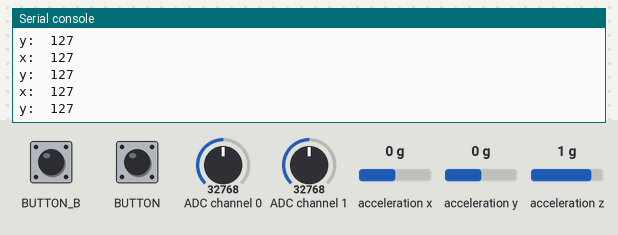
Simulated run of this program. Board: Raspberry Pi Pico running CircuitPython. Parts: the last lines printed to the serial console. The inputs (shaded band) are chosen by the test bench; at power-on: ADC channel 0 = 32768, ADC channel 1 = 32768, BUTTON_B HIGH, acceleration x 0 g, acceleration y 0 g, acceleration z 1 g (analog values on the 0–65535 scale). USB keyboard and mouse output is not drawn.

Above: at 1.4 s.
1.5 s: ADC channel 0 set to 45874
At 2.4 s:
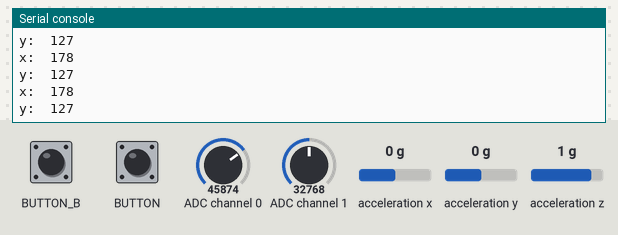
3.0 s: ADC channel 1 set to 1966
At 3.5 s:
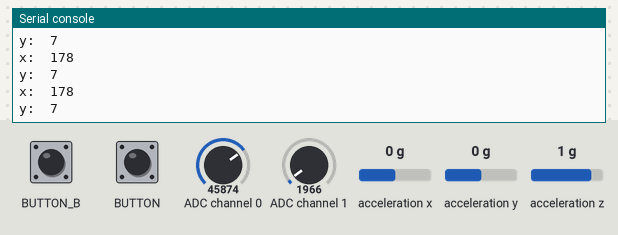
4.5 s: ADC channel 0 set to 63568
At 5.4 s:
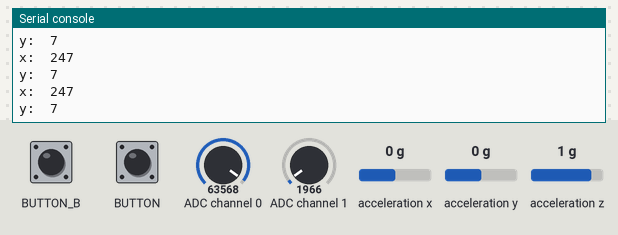
6.0 s: ADC channel 1 set to 19660
At 6.7 s:
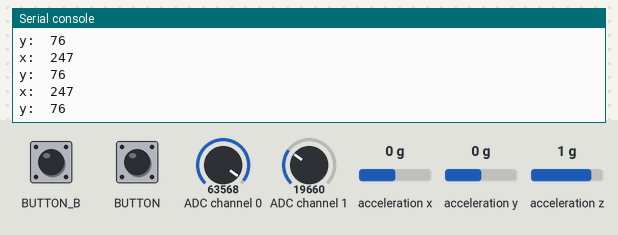
Timing chart, 0 to 8.5 s (numbered marks = the images above; inputs shaded):
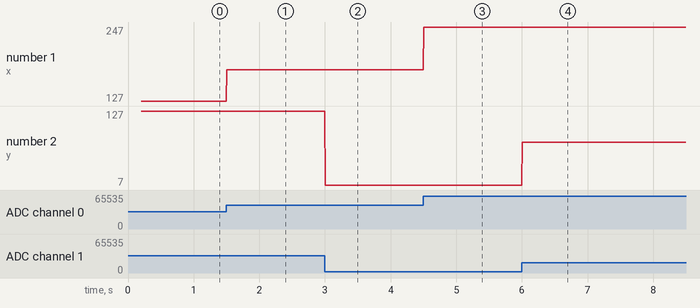

The program:

nunchuk-joystick.py
```python
import time
import math
from collections import namedtuple
from adafruit_bus_device.i2c_device import I2CDevice
import busio
import board
import usb_hid
from adafruit_hid.mouse import Mouse

__version__ = "0.0.0-auto.0"
__repo__ = "https://github.com/adafruit/Adafruit_CircuitPython_Nunchuk.git"

_I2C_INIT_DELAY = 0.1


class Nunchuk:
    """
    Class which provides interface to Nintendo Nunchuk controller.
    :param i2c: The `busio.I2C` object to use.
    :param address: The I2C address of the device. Default is 0x52.
    :type address: int, optional
    :param i2c_read_delay: The time in seconds to pause between the
        I2C write and read. This needs to be at least 200us. A
        conservative default of 2000us is used since some hosts may
        not be able to achieve such timing.
    :type i2c_read_delay: float, optionalit
    """

    _Values = namedtuple("Values", ("joystick", "buttons", "acceleration"))
    _Joystick = namedtuple("Joystick", ("x", "y"))
    _Buttons = namedtuple("Buttons", ("C", "Z"))
    _Acceleration = namedtuple("Acceleration", ("x", "y", "z"))

    def __init__(self, i2c, address=0x52, i2c_read_delay=0.002):
        self.buffer = bytearray(8)
        self.i2c_device = I2CDevice(i2c, address)
        self._i2c_read_delay = i2c_read_delay
        time.sleep(_I2C_INIT_DELAY)
        with self.i2c_device as i2c_dev:
            # turn off encrypted data
            i2c_dev.write(b"\xF0\x55")
            time.sleep(_I2C_INIT_DELAY)
            i2c_dev.write(b"\xFB\x00")

    @property
    def values(self):
        """The current state of all values."""
        self._read_data()
        return self._Values(
            self._joystick(do_read=False),
            self._buttons(do_read=False),
            self._acceleration(do_read=False),
        )

    @property
    def joystick(self):
        """The current joystick position."""
        return self._joystick()

    @property
    def buttons(self):  # pylint: disable=invalid-name
        """The current pressed state of button Z."""
        return self._buttons()

    @property
    def acceleration(self):
        """The current accelerometer reading."""
        return self._acceleration()

    def _joystick(self, do_read=True):
        if do_read:
            self._read_data()
        return self._Joystick(self.buffer[0], self.buffer[1])  # x, y

    def _buttons(self, do_read=True):
        if do_read:
            self._read_data()
        return self._Buttons(
            not bool(self.buffer[5] & 0x02), not bool(self.buffer[5] & 0x01)  # C  # Z
        )

    def _acceleration(self, do_read=True):
        if do_read:
            self._read_data()
        return self._Acceleration(
            ((self.buffer[5] & 0xC0) >> 6) | (self.buffer[2] << 2),  # ax
            ((self.buffer[5] & 0x30) >> 4) | (self.buffer[3] << 2),  # ay
            ((self.buffer[5] & 0x0C) >> 2) | (self.buffer[4] << 2),  # az
        )

    def _read_data(self):
        return self._read_register(b"\x00")

    def _read_register(self, address):
        with self.i2c_device as i2c:
            i2c.write(address)
            time.sleep(self._i2c_read_delay)  # at least 200us
            i2c.readinto(self.buffer)
        return self.buffer

m = Mouse(usb_hid.devices)
nc = Nunchuk(busio.I2C(board.GP1, board.GP0, frequency=100000, timeout=255))

scaleX = 0.01
scaleY = - 0.01

deadzone_upper = 127
deadzone_lower = 123

cDown = False
zDown = False

# This is to allow double checking (only on left click - and it doesn't really work)
CHECK_COUNT = 0


# This is just to show that we're getting back data - uncomment it and hold down the buttons
# while True:
#    print((0 if nc.button_C else 1, 0 if nc.button_Z else 1))

def attemptLog(n):
    if n > 1:
        return math.log(n)
    if n < -1:
        return -math.log(abs(n))
    return 1

### How should it work:
# If moveX is greater than one, convert to int and move that number of pixels per tick
# If moveX is less than one, divide one by the value. Convert that to an int x. Move the mouseevery x ticks
# Perhaps change this to be based on time in the future, rather than arbitrary ticks?

# base rate values for sub-pixel movement
ySteps = 0
xSteps = 0

minMove = 0.00000001

def move_if_queued(xMove, yMove):
    global xSteps
    global ySteps
    oldXSteps = xSteps
    oldYSteps = ySteps
    newXSteps = int(1/abs(xMove)) if xMove > minMove or xMove < -minMove else 0
    newYSteps = int(1/abs(yMove)) if yMove > minMove or yMove < -minMove else 0
    x_to_move = False
    y_to_move = False

    if xSteps == 1:
        x_to_move = True
        xSteps = 0
    if ySteps == 1:
        y_to_move = True
        ySteps = 0

    xVal = 1 if xMove > 0 else -1
    yVal = 1 if yMove > 0 else -1
    m.move(xVal if x_to_move else 0, yVal if y_to_move else 0, 0)

    if xSteps > 0:
        if newXSteps < oldXSteps:
            xSteps = newXSteps
        else:
            xSteps -= 1
    else: xSteps = newXSteps

    if ySteps > 0:
        if newYSteps < oldYSteps:
            ySteps = newYSteps
        else:
            ySteps -= 1
    else: ySteps = newYSteps

def diff_from_deadzone(x, y):
    if x <= deadzone_lower or x >= deadzone_upper or y <= deadzone_lower or y >= deadzone_upper:
        relX = min(0, x - deadzone_lower) if x <= deadzone_lower else max(0, x - deadzone_upper)
        relY = min(0, y - deadzone_lower) if y <= deadzone_lower else max(0, y - deadzone_upper)
        return (relX, relY)
    return (0, 0)

while True:
    x, y = nc.joystick
    # Eliminate spurious reads
    if x == 255 or y == 255:
        continue
    print("x: ", x)
    print("y: ", y)
    #if x or y not in deadzone
    (relX, relY) = diff_from_deadzone(x,y)
    xMove = scaleX * abs(relX) * attemptLog(relX)
    yMove = scaleY * abs(relY) * attemptLog(relY)

    if xMove >= 1 or yMove >= 1 or xMove <= -1 or yMove <= -1:
        m.move(int(xMove) if xMove >= 1 or xMove <= -1 else 0, int(yMove) if yMove >= 1 or yMove <= -1 else 0, 0)
    move_if_queued(xMove, yMove)

    buttons = nc.buttons
    c = buttons.C
    z = buttons.Z

    if z and not zDown:
        stillDown = True
        for n in range(CHECK_COUNT):
            if nc.button_Z:
                stillDown = False
                break
        if stillDown:
            m.press(Mouse.RIGHT_BUTTON)
            zDown = True
    elif not z and zDown:
        stillDown = True
        for n in range(CHECK_COUNT):
            if not nc.button_Z:
                stillDown = False
                break
        if stillDown:
            m.release(Mouse.RIGHT_BUTTON)
            zDown = False
    if c and not cDown:
        m.press(Mouse.LEFT_BUTTON)
        cDown = True
    elif not c and cDown:
        m.release(Mouse.LEFT_BUTTON)
        cDown = False
```

Measured:
- after the input at 1.5 s, the serial console: prints a new line at once (image 1)
- after the input at 3.0 s, the serial console: prints a new line at once (image 2)
- after the input at 4.5 s, the serial console: prints a new line at once (image 3)
- after the input at 6.0 s, the serial console: prints a new line at once (image 4)
- plotted number 1: 127 → 178 after the input at 1.5 s, 178 → 247 after the input at 4.5 s
- plotted number 2: 127 → 7 after the input at 3.0 s, 7 → 76 after the input at 6.0 s
